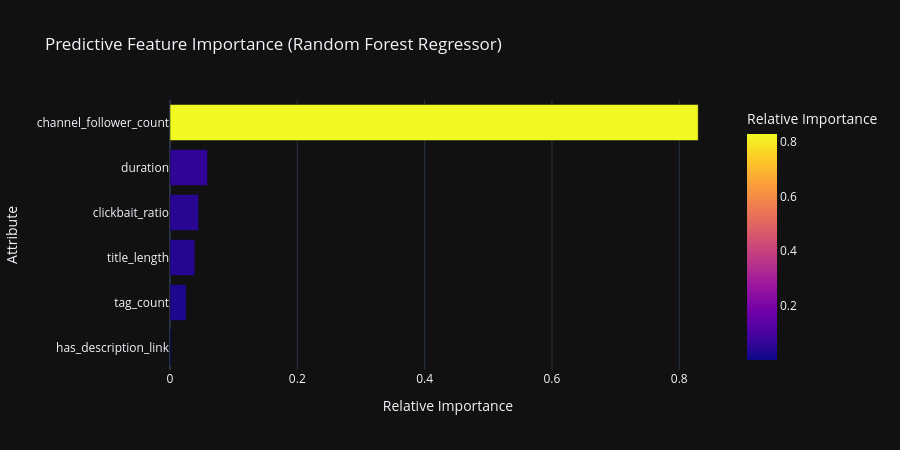

Write notebook code for a chart like this one.
### Markdown cell above
## Phase 4: Machine Learning-based Feature Importance (Random Forest)
Linear models assume linear relationships. Let's train a non-linear machine learning model (**Random Forest Regressor**) to see which features hold the highest predictive power for view count when allowing complex interactions.

### Code cell
# Train Random Forest Regressor
rf = RandomForestRegressor(n_estimators=100, random_state=42)
rf.fit(X.to_numpy(), Y)

# Extract Feature Importances
importances = rf.feature_importances_
feature_names = X.columns

# Create a Polars DataFrame for plotting
df_importances = pl.DataFrame({
    "Feature": feature_names,
    "Importance": importances
}).sort("Importance", descending=True)

print("Feature Importances:")
print(df_importances)

# Plot Feature Importance using Plotly
fig = px.bar(
    df_importances.to_pandas(),
    x="Importance",
    y="Feature",
    orientation="h",
    title="Predictive Feature Importance (Random Forest Regressor)",
    labels={"Importance": "Relative Importance", "Feature": "Attribute"},
    color="Importance",
    color_continuous_scale="Plasma"
)
fig.update_layout(yaxis=dict(autorange="reversed"), template="plotly_dark", height=450)
fig.show()

### Figure 1 — Plotly figure (JSON) as saved in the notebook; plotly's stock layout.template omitted (floating-point values rounded to 4 significant figures)
{"data": [{"hovertemplate": "Relative Importance=%{marker.color}<br>Attribute=%{y}<extra></extra>", "legendgroup": "", "marker": {"color": [0.8298, 0.05894, 0.04497, 0.0391, 0.02552, 0.001654], "coloraxis": "coloraxis", "pattern": {"shape": ""}}, "name": "", "orientation": "h", "showlegend": false, "textposition": "auto", "type": "bar", "x": [0.8298, 0.05894, 0.04497, 0.0391, 0.02552, 0.001654], "xaxis": "x", "y": ["channel_follower_count", "duration", "clickbait_ratio", "title_length", "tag_count", "has_description_link"], "yaxis": "y"}], "layout": {"barmode": "relative", "coloraxis": {"colorbar": {"title": {"text": "Relative Importance"}}, "colorscale": [[0.0, "#0d0887"], [0.1111, "#46039f"], [0.2222, "#7201a8"], [0.3333, "#9c179e"], [0.4444, "#bd3786"], [0.5556, "#d8576b"], [0.6667, "#ed7953"], [0.7778, "#fb9f3a"], [0.8889, "#fdca26"], [1.0, "#f0f921"]]}, "height": 450, "legend": {"tracegroupgap": 0}, "title": {"text": "Predictive Feature Importance (Random Forest Regressor)"}, "xaxis": {"anchor": "y", "domain": [0.0, 1.0], "title": {"text": "Relative Importance"}}, "yaxis": {"anchor": "x", "autorange": "reversed", "domain": [0.0, 1.0], "title": {"text": "Attribute"}}}}
